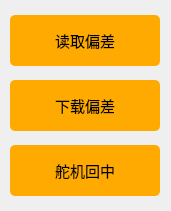
   <widget class="QWidget" name="widget_2" native="true">
    <property name="geometry">
     <rect>
      <x>980</x>
      <y>660</y>
      <width>171</width>
      <height>211</height>
     </rect>
    </property>
    <property name="font">
     <font>
      <family>Arial</family>
      <pointsize>11</pointsize>
     </font>
    </property>
    <property name="styleSheet">
     <string notr="true">#widget_2 {border:1px solid #242424;
border-color: rgb(200, 200, 200);}</string>
    </property>
    <widget class="QPushButton" name="Button_ReadDeviation">
     <property name="geometry">
      <rect>
       <x>10</x>
       <y>15</y>
       <width>150</width>
       <height>51</height>
      </rect>
     </property>
     <property name="font">
      <font>
       <family>黑体</family>
       <pointsize>11</pointsize>
      </font>
     </property>
     <property name="styleSheet">
      <string notr="true">QPushButton{background-color: rgb(255, 170, 0);}
QPushButton:hover{background-color:  rgb(255, 210, 0);}
QPushButton{border-radius:5px;}</string>
     </property>
     <property name="text">
      <string>读取偏差</string>
     </property>
    </widget>
    <widget class="QPushButton" name="Button_DownloadDeviation">
     <property name="geometry">
      <rect>
       <x>10</x>
       <y>80</y>
       <width>150</width>
       <height>51</height>
      </rect>
     </property>
     <property name="font">
      <font>
       <family>黑体</family>
       <pointsize>11</pointsize>
      </font>
     </property>
     <property name="styleSheet">
      <string notr="true">QPushButton{background-color: rgb(255, 170, 0);}
QPushButton:hover{background-color:  rgb(255, 210, 0);}
QPushButton{border-radius:5px;}</string>
     </property>
     <property name="text">
      <string>下载偏差</string>
     </property>
    </widget>
    <widget class="QPushButton" name="Button_ReSetServos">
     <property name="geometry">
      <rect>
       <x>10</x>
       <y>145</y>
       <width>150</width>
       <height>51</height>
      </rect>
     </property>
     <property name="font">
      <font>
       <family>黑体</family>
       <pointsize>11</pointsize>
      </font>
     </property>
     <property name="styleSheet">
      <string notr="true">QPushButton{background-color: rgb(255, 170, 0);}
QPushButton:hover{background-color:  rgb(255, 210, 0);}
QPushButton{border-radius:5px;}</string>
     </property>
     <property name="text">
      <string>舵机回中</string>
     </property>
    </widget>
   </widget>
